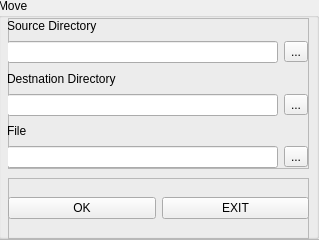
<?xml version="1.0" encoding="UTF-8"?>
<ui version="4.0">
 <class>Tools</class>
 <widget class="QWidget" name="Tools">
  <property name="geometry">
   <rect>
    <x>0</x>
    <y>0</y>
    <width>319</width>
    <height>240</height>
   </rect>
  </property>
  <property name="windowTitle">
   <string>Form</string>
  </property>
  <widget class="QFrame" name="frame">
   <property name="geometry">
    <rect>
     <x>-1</x>
     <y>-1</y>
     <width>321</width>
     <height>241</height>
    </rect>
   </property>
   <property name="frameShape">
    <enum>QFrame::StyledPanel</enum>
   </property>
   <property name="frameShadow">
    <enum>QFrame::Raised</enum>
   </property>
   <widget class="QGroupBox" name="groupBox">
    <property name="geometry">
     <rect>
      <x>-1</x>
      <y>-1</y>
      <width>321</width>
      <height>241</height>
     </rect>
    </property>
    <property name="title">
     <string>Move</string>
    </property>
    <widget class="QFrame" name="frame_2">
     <property name="geometry">
      <rect>
       <x>10</x>
       <y>20</y>
       <width>301</width>
       <height>151</height>
      </rect>
     </property>
     <property name="frameShape">
      <enum>QFrame::StyledPanel</enum>
     </property>
     <property name="frameShadow">
      <enum>QFrame::Raised</enum>
     </property>
     <widget class="QWidget" name="verticalLayoutWidget">
      <property name="geometry">
       <rect>
        <x>-1</x>
        <y>-1</y>
        <width>301</width>
        <height>151</height>
       </rect>
      </property>
      <layout class="QVBoxLayout" name="verticalLayout">
       <item>
        <widget class="QLabel" name="label">
         <property name="text">
          <string>Source Directory</string>
         </property>
        </widget>
       </item>
       <item>
        <layout class="QHBoxLayout" name="horizontalLayout_2">
         <item>
          <widget class="QLineEdit" name="lineEdit"/>
         </item>
         <item>
          <widget class="QToolButton" name="toolButton">
           <property name="text">
            <string>...</string>
           </property>
          </widget>
         </item>
        </layout>
       </item>
       <item>
        <widget class="QLabel" name="label_2">
         <property name="text">
          <string>Destnation Directory</string>
         </property>
        </widget>
       </item>
       <item>
        <layout class="QHBoxLayout" name="horizontalLayout_3">
         <item>
          <widget class="QLineEdit" name="lineEdit_2"/>
         </item>
         <item>
          <widget class="QToolButton" name="toolButton_2">
           <property name="text">
            <string>...</string>
           </property>
          </widget>
         </item>
        </layout>
       </item>
       <item>
        <widget class="QLabel" name="label_3">
         <property name="text">
          <string>File</string>
         </property>
        </widget>
       </item>
       <item>
        <layout class="QHBoxLayout" name="horizontalLayout_6">
         <item>
          <widget class="QLineEdit" name="lineEdit_3"/>
         </item>
         <item>
          <widget class="QToolButton" name="toolButton_3">
           <property name="text">
            <string>...</string>
           </property>
          </widget>
         </item>
        </layout>
       </item>
      </layout>
     </widget>
    </widget>
    <widget class="QFrame" name="frame_3">
     <property name="geometry">
      <rect>
       <x>10</x>
       <y>180</y>
       <width>301</width>
       <height>61</height>
      </rect>
     </property>
     <property name="frameShape">
      <enum>QFrame::StyledPanel</enum>
     </property>
     <property name="frameShadow">
      <enum>QFrame::Raised</enum>
     </property>
     <widget class="QWidget" name="horizontalLayoutWidget">
      <property name="geometry">
       <rect>
        <x>0</x>
        <y>0</y>
        <width>301</width>
        <height>61</height>
       </rect>
      </property>
      <layout class="QHBoxLayout" name="horizontalLayout">
       <item>
        <widget class="QPushButton" name="pushButton_2">
         <property name="text">
          <string>OK</string>
         </property>
        </widget>
       </item>
       <item>
        <widget class="QPushButton" name="pushButton">
         <property name="text">
          <string>EXIT</string>
         </property>
        </widget>
       </item>
      </layout>
     </widget>
    </widget>
   </widget>
  </widget>
 </widget>
 <resources/>
 <connections>
  <connection>
   <sender>toolButton</sender>
   <signal>clicked()</signal>
   <receiver>lineEdit</receiver>
   <slot>hide()</slot>
   <hints>
    <hint type="sourcelabel">
     <x>273</x>
     <y>44</y>
    </hint>
    <hint type="destinationlabel">
     <x>190</x>
     <y>60</y>
    </hint>
   </hints>
  </connection>
  <connection>
   <sender>toolButton_2</sender>
   <signal>clicked()</signal>
   <receiver>lineEdit</receiver>
   <slot>show()</slot>
   <hints>
    <hint type="sourcelabel">
     <x>265</x>
     <y>102</y>
    </hint>
    <hint type="destinationlabel">
     <x>176</x>
     <y>48</y>
    </hint>
   </hints>
  </connection>
 </connections>
</ui>
